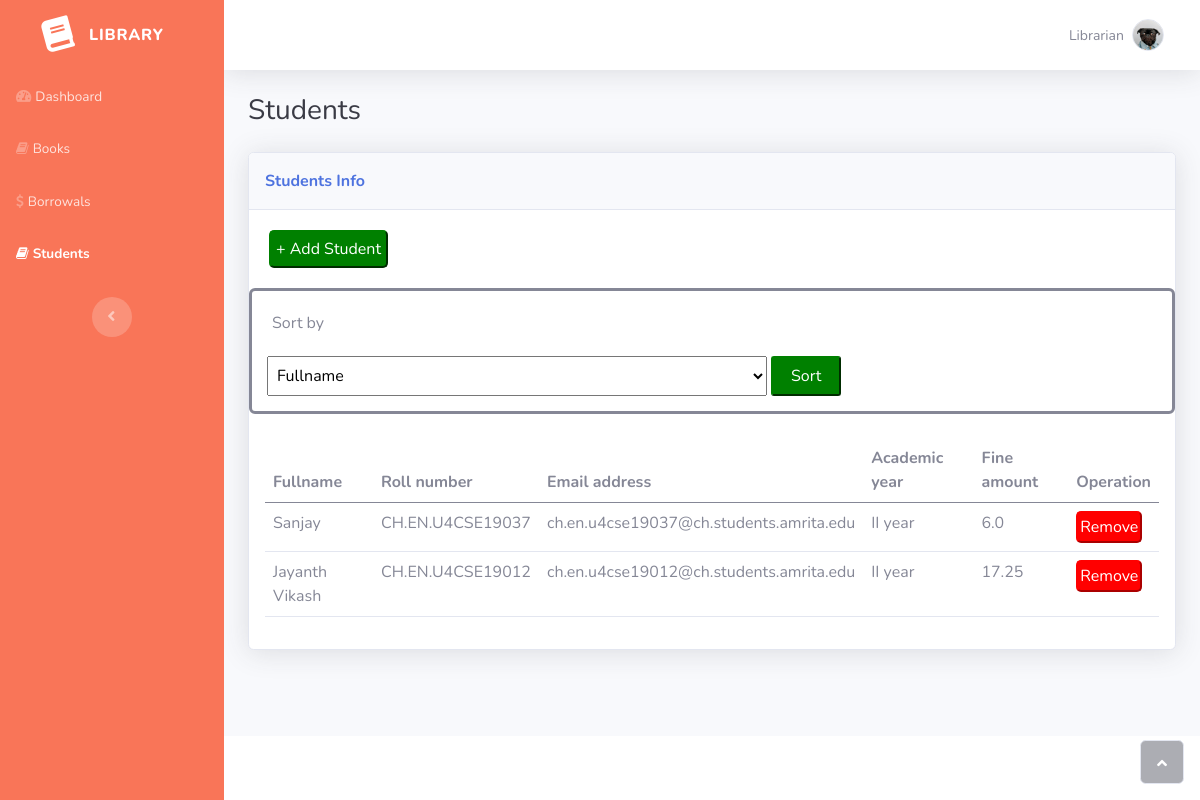
The app's page /students/, older data.
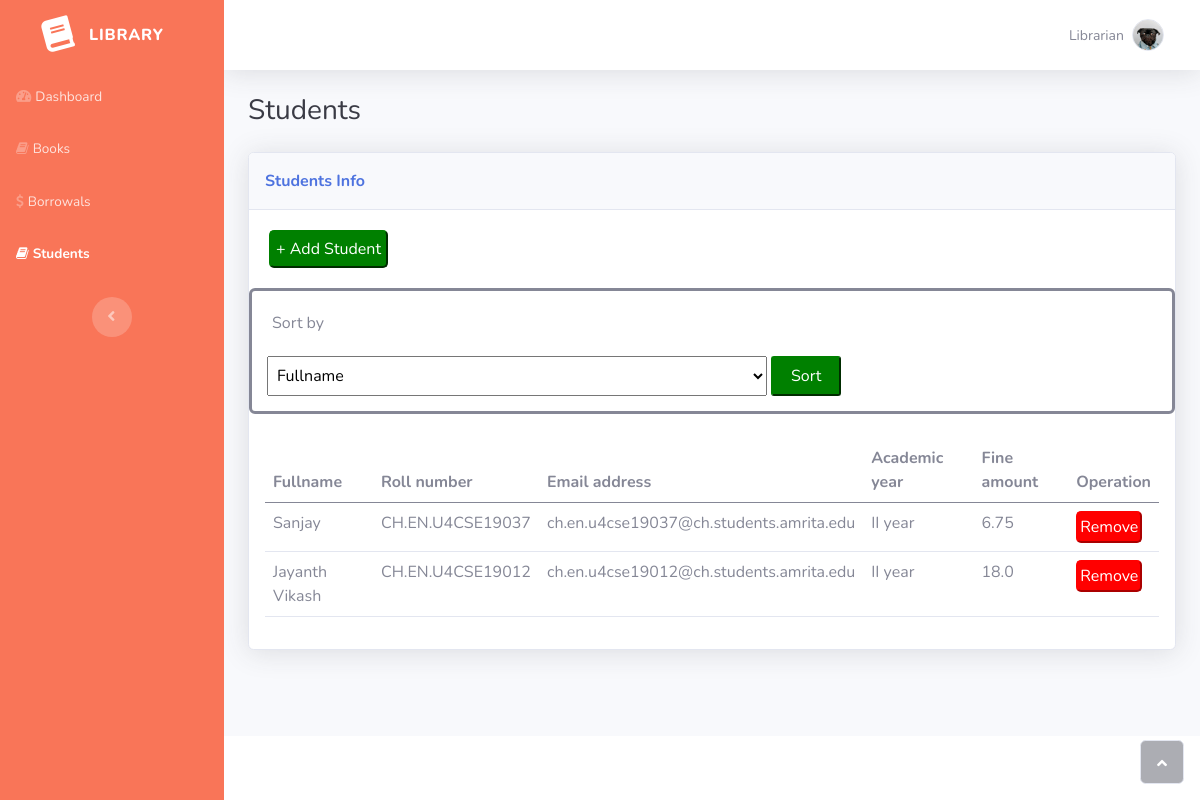
The same page, newer data.
### library/models.py (models this page shows, shortened)
class Student(models.Model):
    fullname = models.CharField(max_length=200, null=True)
    roll_number = models.CharField(max_length=20, null=True)
    email = models.EmailField(null=True)
    academic_year = models.CharField(max_length=200,
        choices= (
            ('I year', 'I year'),
            ('II year', 'II year'),
            ('III year', 'III year'),
            ('IV year', 'IV year')
        )
    )
    fine_amount = models.FloatField(null=True, default=0.0)

### library/views.py (the view)
# urls.py: path('students/', views.students, name='students'),
def students(request):
    students = list(Student.objects.all())
    if request.method == 'POST':
        key = request.POST.get('sort_by')
        qSort(students, key.lower())
    return render(request, 'library/students.html', {'students': students})

### library/templates/library/students.html (shortened to what this page needs)
{% extends 'library/template.html' %}
{% load static %}
{% block sidebar %}
                <ul class="navbar-nav text-light" id="accordionSidebar">
                    <li class="nav-item"><a class="nav-link" href="{% url 'home' %}"><i class="fas fa-tachometer-alt"></i><span>Dashboard</span></a></li>
                    <li class="nav-item"><a class="nav-link" href="{% url 'books' %}"><i class="fa fa-book"></i><span>Books</span></a></li>
                    <li class="nav-item"><a class="nav-link" href="{% url 'borrows' %}"><i class="fa fa-dollar"></i><span>Borrowals</span></a></li>
                    <li class="nav-item"><a class="nav-link active" href="{% url 'students' %}"><i class="fa fa-book"></i><span>Students</span></a></li>
                </ul>
{%endblock %}
{% block content %}
                <div class="container-fluid">
                    <h3 class="text-dark mb-4">Students</h3>
                    <div class="card shadow">
                        <div class="card-header py-3">
                            <p class="text-primary m-0 fw-bold">Students Info</p>
                        </div>
                        <a href="{% url 'add-student' %}"><button type="button" style="background-color: green; color: white; padding: 5px; border-color: green; border-radius: 5px; margin: 20px;">+ Add Student</button></a>
                         <div style="border-style: solid; padding: 15px; border-radius: 6px;">
                            <p style="padding: 5px;">Sort by</p>
                            <form method="post">
                                <select name="sort_by" style="width: 500px; height: 40px; padding: 5px;">
                                    <option>Fullname</option>
                                </select>
                                <button style="width: 70px; height: 40px;padding-left: 5px; padding-right: 5px; background-color: green; color: white; border-color: green; border-radius: 3px;">Sort</button>
                            </form>
                        </div>
                        <div class="card-body">
                            <div class="table-responsive table mt-2" id="dataTable" role="grid" aria-describedby="dataTable_info">
                                <table class="table my-0" id="dataTable">
                                    <thead>
                                        <tr>
                                            <th>Fullname</th>
                                            <th>Roll number</th>
                                            <th>Email address</th>
                                            <th>Academic year</th>
                                            <th>Fine amount</th>
                                            <th>Operation</th>
                                        </tr>
                                    </thead>
                                    <tbody>
                                        {% for student in students %}
                                            <tr style="padding: 5px;">
                                                <td>{{student.fullname}}</td>
                                                <td>{{student.roll_number}}</td>
                                                <td>{{student.email}}</td>
                                                <td>{{student.academic_year}}</td>
                                                <td>{{student.fine_amount}}</td>
                                                <td><a href="/delete-student/{{student.id}}/"><button type="button" style="background-color: red; color: white; padding: 2px; border-color: red; border-radius: 5px;">Remove</button></a>
                                            </tr>
                                        {% endfor %}
                                    </tbody>
                                </table>
                            </div>
                        </div>
                    </div>
                </div>
{% endblock %}

Row changes from the older to the newer data that the page shows:
changed Student "Sanjay": fine_amount "6.0" → "6.75"
changed Student "Jayanth Vikash": fine_amount "17.25" → "18.0"
